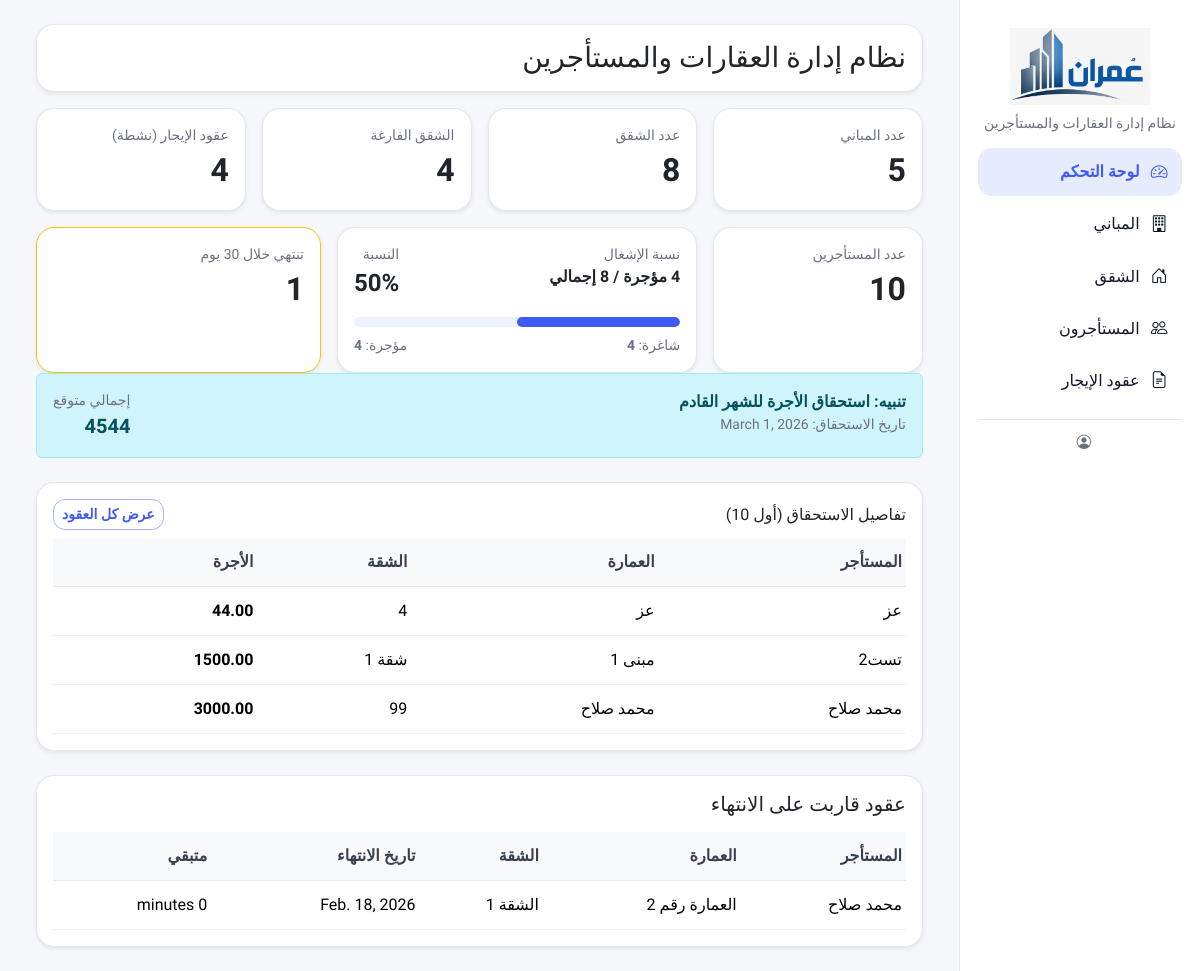
The page / on the database its author committed.
### listings/models.py (models this page shows, shortened)
class Lease(models.Model):
    class Status(models.TextChoices):
        ACTIVE = "ACTIVE", "نشط"
        EXPIRED = "EXPIRED", "منتهي"
        ENDED = "ENDED", "منتهي"
    apartment = models.ForeignKey(
        Apartment,
        verbose_name="الشقة",
        on_delete=models.PROTECT,
        related_name="leases"
    )
    tenant = models.ForeignKey(
        Tenant,
        verbose_name="المستأجر",
        on_delete=models.PROTECT,
        related_name="leases"
    )
    start_date = models.DateField("تاريخ البداية")
    end_date = models.DateField("تاريخ النهاية", null=True, blank=True)
    rent_amount = models.DecimalField("قيمة الإيجار المتفق عليها", max_digits=12, decimal_places=2)
    security_deposit = models.DecimalField("مبلغ التأمين", max_digits=12, decimal_places=2, default=0)
    status = models.CharField("حالة العقد", max_length=10, choices=Status.choices, default=Status.ACTIVE)
    notes = models.TextField("ملاحظات", blank=True)
    class Meta:
        verbose_name = "عقد"
        verbose_name_plural = "العقود"
        ordering = ["-start_date"]
        constraints = [
            models.UniqueConstraint(
                fields=["apartment"],
                condition=models.Q(status="ACTIVE"),
                name="unique_active_lease_per_apartment",
            )
        ]

class Tenant(models.Model):
    full_name = models.CharField("اسم المستأجر", max_length=150)
    phone = models.CharField("رقم الهاتف", max_length=50, blank=True)
    id_number = models.CharField("رقم الهوية", max_length=50, blank=True)
    address = models.CharField("العنوان", max_length=255, blank=True)
    photo = models.ImageField(
        "الصورة الشخصية",
        upload_to="tenant_photos/",
        blank=True,
        null=True
    )
    id_image = models.ImageField("صورة الهوية", upload_to="tenant_ids/", blank=True, null=True)
    notes = models.TextField("ملاحظات", blank=True)
    class Meta:
        verbose_name = "مستأجر"
        verbose_name_plural = "المستأجرون"
        ordering = ["full_name"]

class Apartment(models.Model):
    class Status(models.TextChoices):
        VACANT = "VACANT", "شاغرة"
        RENTED = "RENTED", "مؤجرة"
        MAINTENANCE = "MAINT", "صيانة"
    building = models.ForeignKey(
        Building,
        verbose_name="العمارة",
        on_delete=models.CASCADE,
        related_name="apartments"
    )
    apartment_no = models.CharField("رقم الشقة", max_length=50)
    floor = models.CharField("الطابق", max_length=50, blank=True)
    rooms = models.PositiveSmallIntegerField("عدد الغرف", default=0)
    area_m2 = models.DecimalField("المساحة (م²)", max_digits=8, decimal_places=2, default=0)
    rent_amount = models.DecimalField("قيمة الإيجار", max_digits=12, decimal_places=2, default=0)
    status = models.CharField("الحالة", max_length=10, choices=Status.choices, default=Status.VACANT)
    notes = models.TextField("ملاحظات", blank=True)
    class Meta:
        verbose_name = "شقة"
        verbose_name_plural = "الشقق"
        unique_together = ("building", "apartment_no")
        ordering = ["building", "apartment_no"]

class Building(models.Model):
    name = models.CharField("اسم العمارة", max_length=150)
    address = models.CharField("العنوان", max_length=255, blank=True)
    notes = models.TextField("ملاحظات", blank=True)
    class Meta:
        verbose_name = "عمارة"
        verbose_name_plural = "العمارات"
        ordering = ["name"]

### listings/views.py (the view)
# urls.py: path("", views.dashboard, name="dashboard"),
def dashboard(request):
    today = timezone.now().date()
    soon_days = 30
    soon_until = today + timedelta(days=soon_days)
    expiring_qs = (
        Lease.objects
        .select_related("apartment", "tenant", "apartment__building")
        .filter(status="ACTIVE", end_date__isnull=False, end_date__gte=today, end_date__lte=soon_until)
        .order_by("end_date")
    )
    month_start = today.replace(day=1)
    if month_start.month == 12:
        next_month_start = month_start.replace(year=month_start.year + 1, month=1)
    else:
        next_month_start = month_start.replace(month=month_start.month + 1)
    rent_notice_start = next_month_start - timedelta(days=30)   # قبل أسبوع
    rent_notice_end = next_month_start - timedelta(days=1)     # قبل يوم من بداية الشهر
    show_rent_notice = rent_notice_start <= today <= rent_notice_end
    rent_due_qs = (
        Lease.objects
        .select_related("apartment", "tenant", "apartment__building")
        .filter(status="ACTIVE", start_date__lte=next_month_start)
        .filter(Q(end_date__isnull=True) | Q(end_date__gte=next_month_start))
        .order_by("apartment__building__name", "apartment__apartment_no")
    )
    rent_due_qs = rent_due_qs.order_by("apartment__building__name", "apartment__apartment_no")
    rent_due_total = rent_due_qs.aggregate(total=Sum("rent_amount"))["total"] or 0
    stats = {
        "buildings": Building.objects.count(),
        "apartments": Apartment.objects.count(),
        "vacant": Apartment.objects.filter(status="VACANT").count(),
        "rented": Apartment.objects.filter(status="RENTED").count(),
        "tenants": Tenant.objects.count(),
        "active_leases": Lease.objects.filter(status="ACTIVE").count(),
        "expiring_soon": expiring_qs.count(),
    }
    is_htmx = request.headers.get("HX-Request")
    template = "listings/partials/dashboard_partial.html" if is_htmx else "listings/dashboard.html"
    return render(request, template, {
        "stats": stats,
        "expiring_leases": expiring_qs[:10],
        "soon_days": soon_days,
        "today": today,
        "danger_until": today + timedelta(days=7),
        "warning_until": today + timedelta(days=14),
        "show_rent_notice": show_rent_notice,
        "next_month_start": next_month_start,
        "rent_due_total": rent_due_total,
        "rent_due_leases": rent_due_qs[:10],  # أول 10 في اللوحة
    })

### listings/templates/listings/dashboard.html (shortened to what this page needs)
{% extends "layout/base.html" %}
{% block content %}
  {% include "listings/partials/dashboard_partial.html" %}
{% endblock %}

### listings/templates/listings/partials/dashboard_partial.html
<div class="row g-3">
  <div class="col-12 col-md-6 col-xl-3">
    <div class="card h-100 shadow-sm">
      <div class="card-body">
        <div class="text-muted small">عدد المباني</div>
        <div class="fs-2 fw-bold">{{ stats.buildings }}</div>
      </div>
    </div>
  </div>
  <div class="col-12 col-md-6 col-xl-3">
    <div class="card h-100 shadow-sm">
      <div class="card-body">
        <div class="text-muted small">عدد الشقق</div>
        <div class="fs-2 fw-bold">{{ stats.apartments }}</div>
      </div>
    </div>
  </div>
  <div class="col-12 col-md-6 col-xl-3">
    <div class="card h-100 shadow-sm">
      <div class="card-body">
        <div class="text-muted small">الشقق الفارغة</div>
        <div class="fs-2 fw-bold">{{ stats.vacant }}</div>
      </div>
    </div>
  </div>
  <div class="col-12 col-md-6 col-xl-3">
    <div class="card h-100 shadow-sm">
      <div class="card-body">
        <div class="text-muted small">عقود الإيجار (نشطة)</div>
        <div class="fs-2 fw-bold">{{ stats.active_leases }}</div>
      </div>
    </div>
  </div>
  <div class="col-12 col-md-6 col-xl-3">
    <div class="card h-100 shadow-sm">
      <div class="card-body">
        <div class="text-muted small">عدد المستأجرين</div>
        <div class="fs-2 fw-bold">{{ stats.tenants }}</div>
      </div>
    </div>
  </div>
  <div class="col-12 col-xl-5">
    <div class="card h-100 shadow-sm">
      <div class="card-body">
        {% with occ=0 %}
          {% if stats.apartments %}
            {% widthratio stats.rented stats.apartments 100 as occ %}
          {% endif %}
          <div class="d-flex align-items-start justify-content-between">
            <div>
              <div class="text-muted small">نسبة الإشغال</div>
              <div class="fw-bold">
                {{ stats.rented }} مؤجرة /
                {{ stats.apartments }} إجمالي
              </div>
            </div>
            <div class="text-end">
              <div class="text-muted small">النسبة</div>
              <div class="fs-4 fw-bold">{{ occ }}%</div>
            </div>
          </div>
          <div class="mt-3">
            <div class="progress occ-progress">
              <div class="progress-bar occ-bar"
                   role="progressbar"
                   data-width="{{ occ|default:0 }}"
                   aria-valuenow="{{ occ|default:0 }}"
                   aria-valuemin="0"
                   aria-valuemax="100">
              </div>
            </div>
            <div class="d-flex justify-content-between mt-2 small text-muted">
              <span>شاغرة: <span class="fw-semibold">{{ stats.vacant }}</span></span>
              <span>مؤجرة: <span class="fw-semibold">{{ stats.rented }}</span></span>
            </div>
          </div>
        {% endwith %}
      </div>
    </div>
  </div>
  <div class="col-12 col-xl-4">
    <div class="card h-100 border-warning shadow-sm">
      <div class="card-body">
        <div class="text-muted small">تنتهي خلال {{ soon_days }} يوم</div>
        <div class="fs-2 fw-bold">{{ stats.expiring_soon }}</div>
      </div>
    </div>
  </div>
</div>
  {% if show_rent_notice %}
    <div class="alert alert-info d-flex align-items-start justify-content-between gap-3 mb-4">
      <div>
        <div class="fw-bold">تنبيه: استحقاق الأجرة للشهر القادم</div>
        <div class="text-muted small">
          تاريخ الاستحقاق: {{ next_month_start }}
        </div>
      </div>
      <div class="text-end">
        <div class="small text-muted">إجمالي متوقع</div>
        <div class="fs-5 fw-bold">{{ rent_due_total }}</div>
      </div>
    </div>
    {% if rent_due_leases %}
      <div class="card shadow-sm mb-4">
        <div class="card-body">
          <div class="d-flex align-items-center justify-content-between mb-2">
            <h6 class="mb-0">تفاصيل الاستحقاق (أول 10)</h6>
            <a class="btn btn-sm btn-outline-primary" href="{% url 'lease_list' %}">عرض كل العقود</a>
          </div>
          <div class="table-responsive">
            <table class="table table-sm align-middle mb-0">
              <thead class="table-light">
                <tr>
                  <th>المستأجر</th>
                  <th>العمارة</th>
                  <th>الشقة</th>
                  <th class="text-end">الأجرة</th>
                </tr>
              </thead>
              <tbody>
                {% for l in rent_due_leases %}
                  <tr>
                    <td>{{ l.tenant.full_name }}</td>
                    <td>{{ l.apartment.building.name }}</td>
                    <td>{{ l.apartment.apartment_no }}</td>
                    <td class="text-end fw-semibold">{{ l.rent_amount }}</td>
                  </tr>
                {% endfor %}
              </tbody>
            </table>
          </div>
        </div>
      </div>
    {% endif %}
  {% endif %}
<div class="card shadow-sm">
  <div class="card-body">
    <h5 class="mb-3">عقود قاربت على الانتهاء</h5>
    {% if expiring_leases %}
      <div class="table-responsive">
        <table class="table table-sm align-middle mb-0">
          <thead class="table-light">
            <tr>
              <th>المستأجر</th>
              <th>العمارة</th>
              <th>الشقة</th>
              <th>تاريخ الانتهاء</th>
              <th class="text-end">متبقي</th>
            </tr>
          </thead>
          <tbody>
            {% for l in expiring_leases %}
              <tr>
                <td>{{ l.tenant.full_name }}</td>
                <td>{{ l.apartment.building.name }}</td>
                <td>{{ l.apartment.apartment_no }}</td>
                <td>{{ l.end_date }}</td>
                <td class="text-end">{{ l.end_date|timeuntil }}</td>
              </tr>
            {% endfor %}
          </tbody>
        </table>
      </div>
    {% else %}
      <div class="text-muted">لا يوجد عقود ستنتهي قريبًا.</div>
    {% endif %}
  </div>
</div>

### listings/templates/layout/base.html (style rules this page uses)
:root { --brand: #3F5BF6; --brand-600: #364CE0; --brand-100: rgba(63,91,246,.12); --bg: #F6F7FB; --card: #FFFFFF; --text: #111827; --muted: #6B7280; --border: rgba(17,24,39,.10); --shadow: 0 10px 30px rgba(17,24,39,.08); --radius: 18px; }
body { font-family: 'Cairo', sans-serif; background: var(--bg) !important; color: var(--text); }
.sidebar small, .text-muted { color: var(--muted) !important; }
.card { background: var(--card); border: 1px solid var(--border); border-radius: var(--radius); box-shadow: 0 6px 18px rgba(17,24,39,.06); }
.table thead th { font-weight: 800; color: #374151; border-bottom: 1px solid var(--border); white-space: nowrap; }
.table td, .table th { padding-top: .75rem; padding-bottom: .75rem; border-color: rgba(17,24,39,.06); }
.btn { border-radius: 14px; font-weight: 700; }
.btn-sm { border-radius: 12px; font-weight: 700; }
.btn-outline-primary { color: var(--brand); border-color: rgba(63,91,246,.45); }
.occ-progress { height: 10px; border-radius: 999px; background: #eef2ff; overflow: hidden; }
.occ-bar { background: #3F5BF6; border-radius: 999px; width: 0%; transition: width .4s ease; }

### rows shown on the page
Lease: tenant.full_name "عز", apartment.building.name "عز", apartment.apartment_no "4", rent_amount "44.00"
Lease: tenant.full_name "تست2", apartment.building.name "مبنى 1", apartment.apartment_no "شقة 1", rent_amount "1500.00"
Lease: tenant.full_name "محمد صلاح", apartment.building.name "محمد صلاح", apartment.apartment_no "99", rent_amount "3000.00"
Lease: tenant.full_name "محمد صلاح", apartment.building.name "العمارة رقم 2", apartment.apartment_no "الشقة 1", end_date "Feb. 18, 2026", end_date "0 minutes"

### other values the page prints
{{ stats.buildings }} "5"
{{ stats.apartments }} "8"
{{ stats.vacant }} "4"
{{ stats.active_leases }} "4"
{{ stats.tenants }} "10"
{{ stats.rented }} "4"
{{ occ }} "50"
{{ stats.expiring_soon }} "1"
{{ next_month_start }} "March 1, 2026"
{{ rent_due_total }} "4544"
